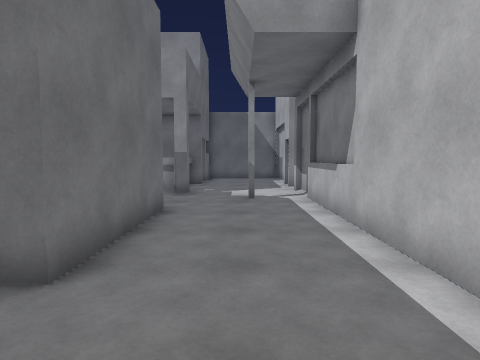
View 1 (above)

15 first-person views from a walk through a 3-D level made in the Unity game engine. The camera is 1.4 m above the floor, tilts 4° down and sees 75° across. The floor is counted in squares, 1 m on a side. Each view is taken from the middle of a square. On the plan, view 1 faces up. The plan holds only what a view shows up to about 14 squares ahead; the rest is blank. The player is left out.

View 2
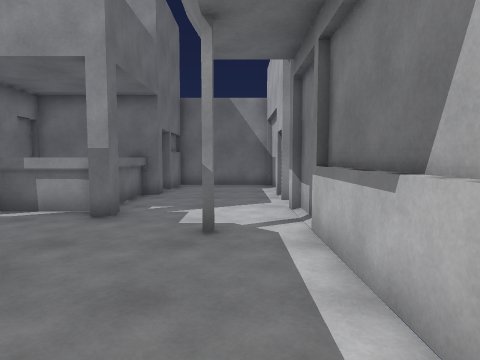

View 3
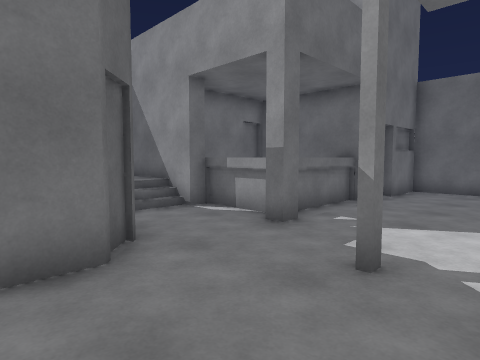

View 4
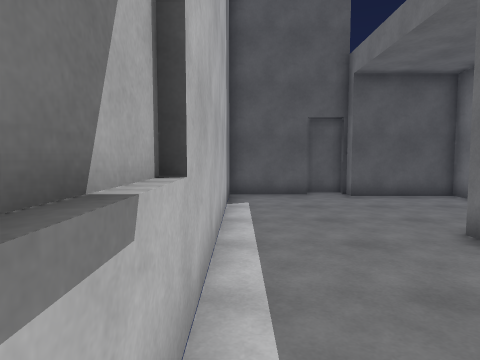

View 5
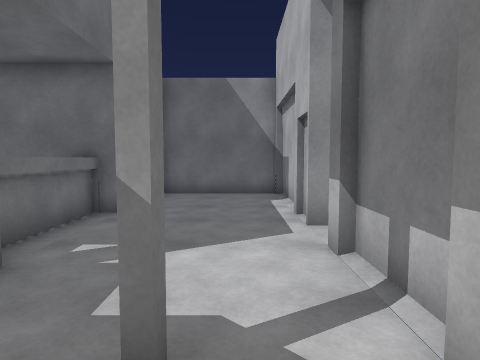

View 6
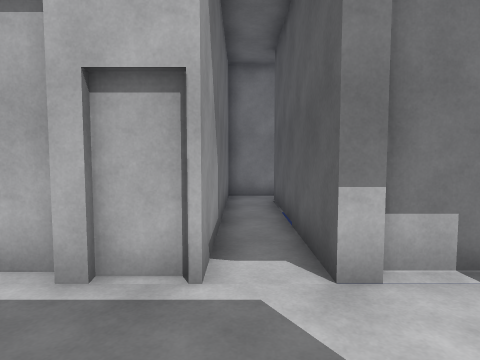

View 7
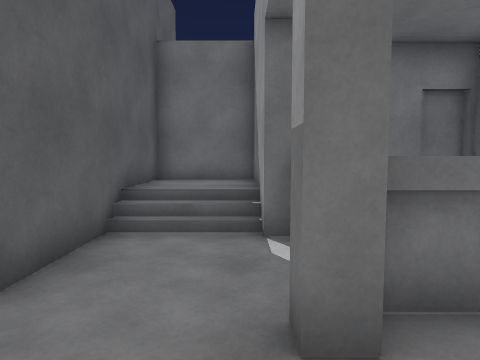

View 8
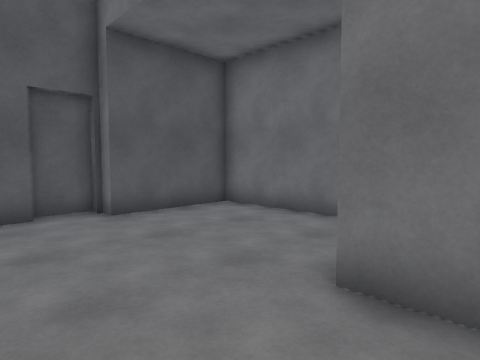

View 9
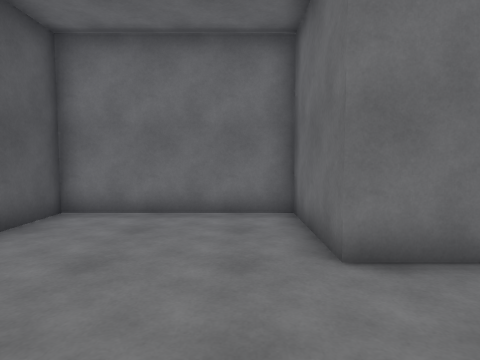

View 10
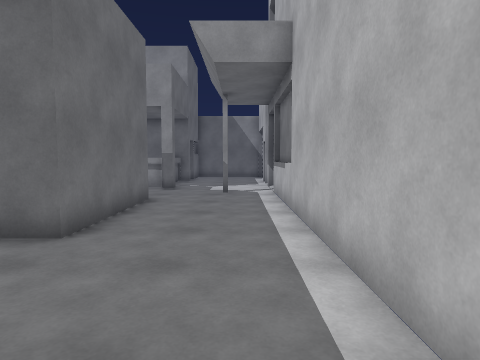

View 11
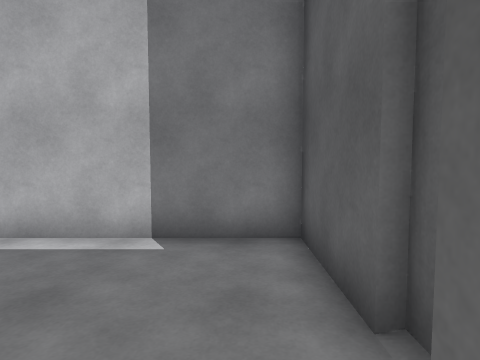

View 12
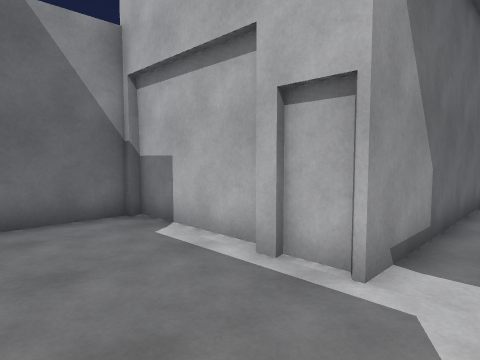

View 13
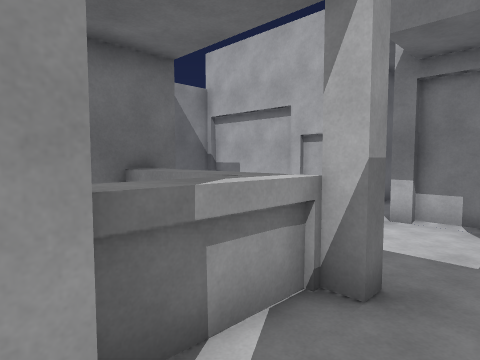

View 14
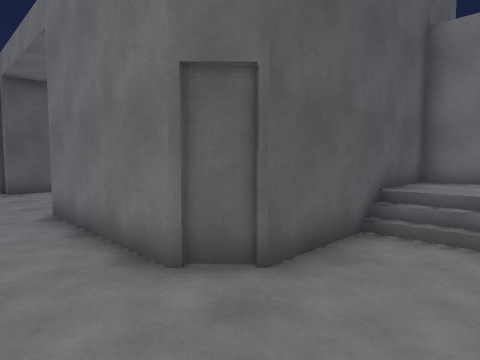

View 15
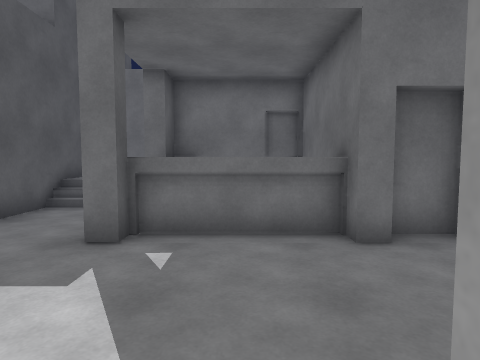

### Floor plan
Key: @ floor where view 1 was taken; # wall or solid block; . main floor; : floor 0.75 m higher than the main floor; / step, stairs or slope; ^ raised ledge; G garage.
Columns run from 10 left of view 1 to 11 right of it. Each row starts with its distance up from view 1.
 21         ####GG
 20         #....G
 19        ##....G
 18        #.....G
 17    #####.....G
 16    #   ^.....GGGGGGGG
 15    #   ^.............#
 14    # ^^^.....###GGGG.#
 13 #####^^^.....#
 12 #:::/........#
 11 #:::/.....#..#
 10 #:::/........#
  9 ########.....#
  8        ##....#
  7         #....#
  6         #....#
  5         #....#
  4         #....#
  3     #####....#
  2     #........#
  1     #........#
  0     #.....@..#
 -1     #........#
 -2     #........#
 -3     ##########

Where each view was taken, in squares from view 1:
view 1: 0 up, 0 right, facing up
view 2: 5 up, 1 right, facing up
view 3: 7 up, 2 right, facing up-left
view 4: 9 up, 2 right, facing down
view 5: 9 up, 1 right, facing up
view 6: 15 up, 1 left, facing right
view 7: 12 up, 0 right, facing left
view 8: 5 up, 1 right, facing down-left
view 9: 2 up, 2 right, facing left
view 10: 2 down, 1 right, facing up
view 11: 2 down, 3 left, facing right
view 12: 14 up, 1 left, facing up-right
view 13: 11 up, 6 left, facing up-right
view 14: 12 up, 0 right, facing down-left
view 15: 15 up, 3 right, facing left
